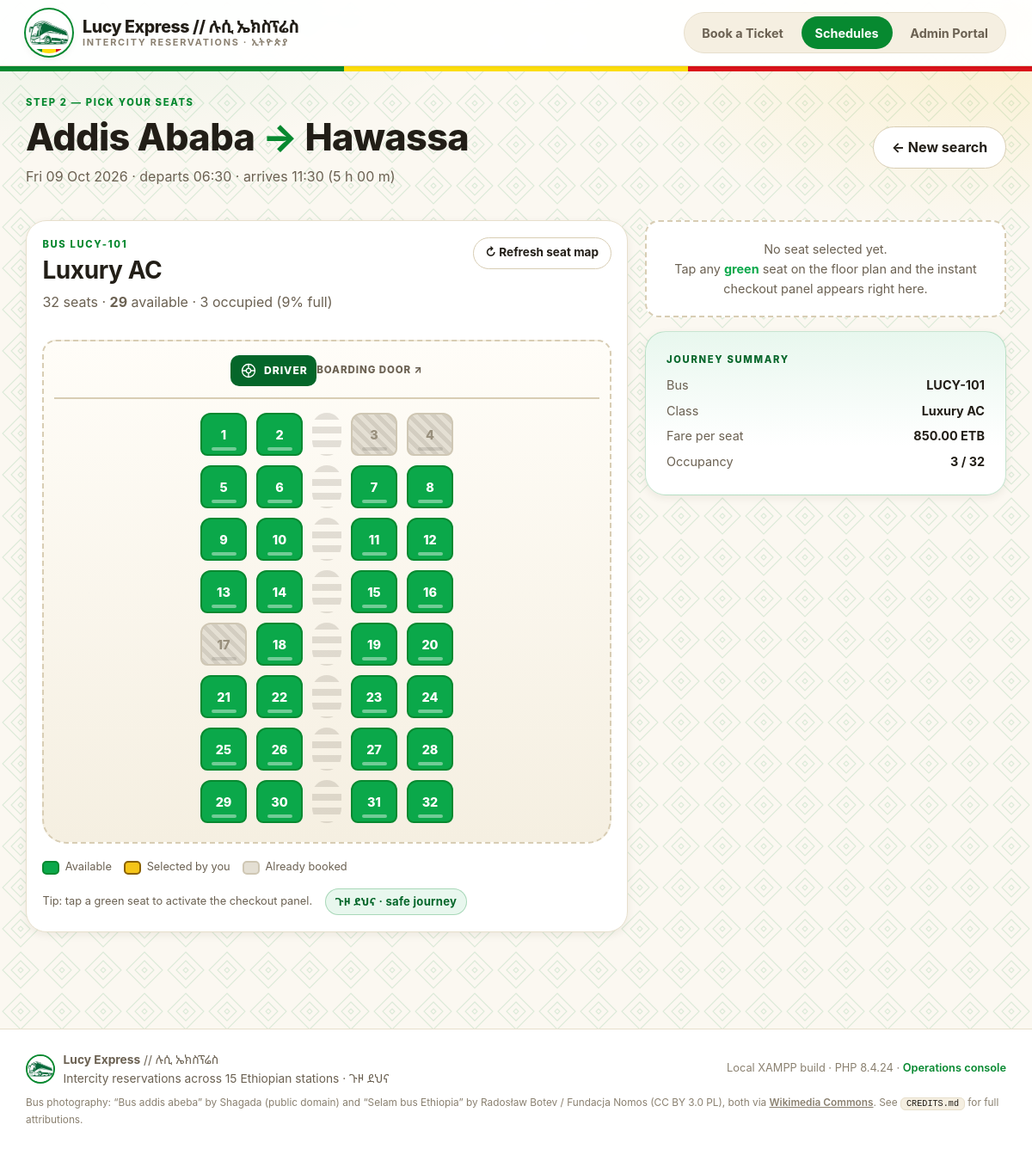
The app's page /select-seats.php?trip_id=1 with its own data.
### tables this page shows
CREATE TABLE `trips` (
    `id`             INT(11)        NOT NULL AUTO_INCREMENT,
    `bus_id`         INT(11)        NOT NULL,
    `source`         VARCHAR(60)    NOT NULL,
    `destination`    VARCHAR(60)    NOT NULL,
    `departure_time` TIME           NOT NULL,
    `arrival_time`   TIME           NOT NULL,
    `ticket_price`   DECIMAL(10,2)  NOT NULL DEFAULT 0.00,
    `travel_date`    DATE           NOT NULL,
    PRIMARY KEY (`id`),
    KEY `idx_trips_bus` (`bus_id`),
    KEY `idx_trips_route` (`source`, `destination`, `travel_date`),
    KEY `idx_trips_date` (`travel_date`),
    CONSTRAINT `fk_trips_bus`
        FOREIGN KEY (`bus_id`) REFERENCES `buses` (`id`)
        ON DELETE CASCADE ON UPDATE CASCADE
);

CREATE TABLE `buses` (
    `id`         INT(11)      NOT NULL AUTO_INCREMENT,
    `bus_number` VARCHAR(20)  NOT NULL,
    `total_seats` INT(11)     NOT NULL,
    `bus_type`   ENUM('Luxury AC','Standard Non-AC') NOT NULL DEFAULT 'Luxury AC',
    PRIMARY KEY (`id`),
    UNIQUE KEY `uniq_bus_number` (`bus_number`)
);

### select-seats.php (the view, shortened to what this page needs)
<?php
require_once __DIR__ . '/config/db.php';
$db = lucy_db_safe();
$tripId = (int) ($_GET['trip_id'] ?? 0);
$trip   = null;
$booked = [];
if ($db && $tripId > 0) {
    try {
        $trip = lucy_find_trip($db, $tripId);
        if ($trip) {
            $booked = lucy_booked_seats($db, $tripId);
        }
    } catch (Throwable $e) {
        $GLOBALS['LUCY_DB_ERROR'] = $e->getMessage();
    }
}
    ?>
    <?php
$totalSeats = (int) $trip['total_seats'];
$fare       = (float) $trip['ticket_price'];
$rows       = (int) ceil($totalSeats / 4);
$seatsFree  = max(0, $totalSeats - count($booked));
$occupancy  = lucy_occupancy_pct($trip);
?>
<div class="row-between mt-3">
    <div>
        <p class="card__eyebrow">Step 2 — Pick your seats</p>
        <h1><?= h($trip['source']) ?> <span class="trip__arrow">→</span> <?= h($trip['destination']) ?></h1>
        <p class="page__lede">
            <?= h(lucy_date_label($trip['travel_date'])) ?> &middot;
            departs <?= h(lucy_time($trip['departure_time'])) ?> &middot; arrives <?= h(lucy_time($trip['arrival_time'])) ?>
            (<?= h(lucy_duration($trip['departure_time'], $trip['arrival_time'])) ?>)
        </p>
    </div>
    <a class="btn btn--ghost" href="<?= h(BASE_URL) ?>/index.php">← New search</a>
</div>
<section class="booking-layout">
    <div class="bus-shell">
        <div class="card__head">
            <div>
                <p class="card__eyebrow">Bus <?= h($trip['bus_number']) ?></p>
                <h2><?= h($trip['bus_type']) ?></h2>
                <p class="card__muted">
                    <?= (int) $totalSeats ?> seats &middot;
                    <strong><?= $seatsFree ?></strong> available &middot;
                    <?= count($booked) ?> occupied (<?= $occupancy ?>% full)
                </p>
            </div>
            <button type="button" class="btn btn--ghost btn--sm" id="refresh-seats">↻ Refresh seat map</button>
        </div>
        <div class="bus-shell__frame">
            <div class="driver-strip" aria-hidden="true">
                <div class="driver-seat">
                    <svg viewBox="0 0 24 24" width="20" height="20">
                        <circle cx="12" cy="12" r="9" fill="none" stroke="currentColor" stroke-width="1.6"/>
                        <circle cx="12" cy="12" r="3.2" fill="none" stroke="currentColor" stroke-width="1.6"/>
                        <path d="M12 3v5.5M12 15.5V21M3 12h5.5M15.5 12H21" stroke="currentColor" stroke-width="1.6"/>
                    </svg>
                    Driver
                </div>
                <div class="door-marker">Boarding door ↗</div>
            </div>
            <div class="seat-map" id="seat-map" role="group" aria-label="Bus seat map">
                <?php
                $seatNo = 1;
                for ($r = 0; $r < $rows; $r++):
                    echo '<div class="seat-row">';
                    for ($i = 0; $i < 4; $i++):
                        if ($i === 2):
                            echo '<span class="aisle" aria-hidden="true"></span>';
                        endif;
                        if ($seatNo <= $totalSeats):
                            $isBooked = in_array($seatNo, $booked, true);
                            ?>
                            <button type="button"
                                    class="seat <?= $isBooked ? 'seat--booked' : 'seat--available' ?>"
                                    data-seat="<?= $seatNo ?>"
                                    data-status="<?= $isBooked ? 'booked' : 'available' ?>"
                                    aria-label="Seat <?= $seatNo ?><?= $isBooked ? ', already booked' : ', available' ?>"
                                    <?= $isBooked ? 'disabled aria-disabled="true"' : '' ?>>
                                <?= $seatNo ?>
                            </button>
                            <?php
                            $seatNo++;
                        else:
                            echo '<span class="seat seat--empty" aria-hidden="true"></span>';
                        endif;
                    endfor;
                    echo '</div>';
                endfor;
                ?>
            </div>
        </div>
        <div class="legend">
            <span class="legend__item"><span class="legend__swatch legend__swatch--available"></span> Available</span>
            <span class="legend__item"><span class="legend__swatch legend__swatch--selected"></span> Selected by you</span>
            <span class="legend__item"><span class="legend__swatch legend__swatch--booked"></span> Already booked</span>
            <span class="legend__item text-muted">Tip: tap a green seat to activate the checkout panel.</span>
            <span class="legend__item selam" lang="am">ጉዞ ደህና &middot; safe journey</span>
        </div>
    </div>
    <aside>
        <div class="empty-hint" id="checkout-hint">
            No seat selected yet.<br>
            Tap any <strong style="color:var(--green)">green</strong> seat on the floor plan and the
            instant checkout panel appears right here.
        </div>
        <div class="card card--tint mt-2">
            <p class="card__eyebrow">Journey summary</p>
            <div class="checkout__line"><span>Bus</span><strong><?= h($trip['bus_number']) ?></strong></div>
            <div class="checkout__line"><span>Class</span><strong><?= h($trip['bus_type']) ?></strong></div>
            <div class="checkout__line"><span>Fare per seat</span><strong><?= h(lucy_money($fare)) ?></strong></div>
            <div class="checkout__line"><span>Occupancy</span><strong><?= (int) count($booked) ?> / <?= (int) $totalSeats ?></strong></div>
        </div>
    </aside>
</section>

### records on screen
trips: source "Addis Ababa", destination "Hawassa", travel_date "Fri 09 Oct 2026", departure_time "06:30", arrival_time "11:30", departure_time+arrival_time "5 h 00 m", bus.bus_number "LUCY-101", bus.bus_type "Luxury AC", bus.total_seats "32", bus.total_seats "29", ticket_price "850.00 ETB"

### other values on screen
LUCY_BRAND_EN "Lucy Express"
LUCY_BRAND_AM "ሉሲ ኤክስፕሬስ"
count($booked) "3"
$occupancy "9"
PHP_VERSION "8.4.24"
